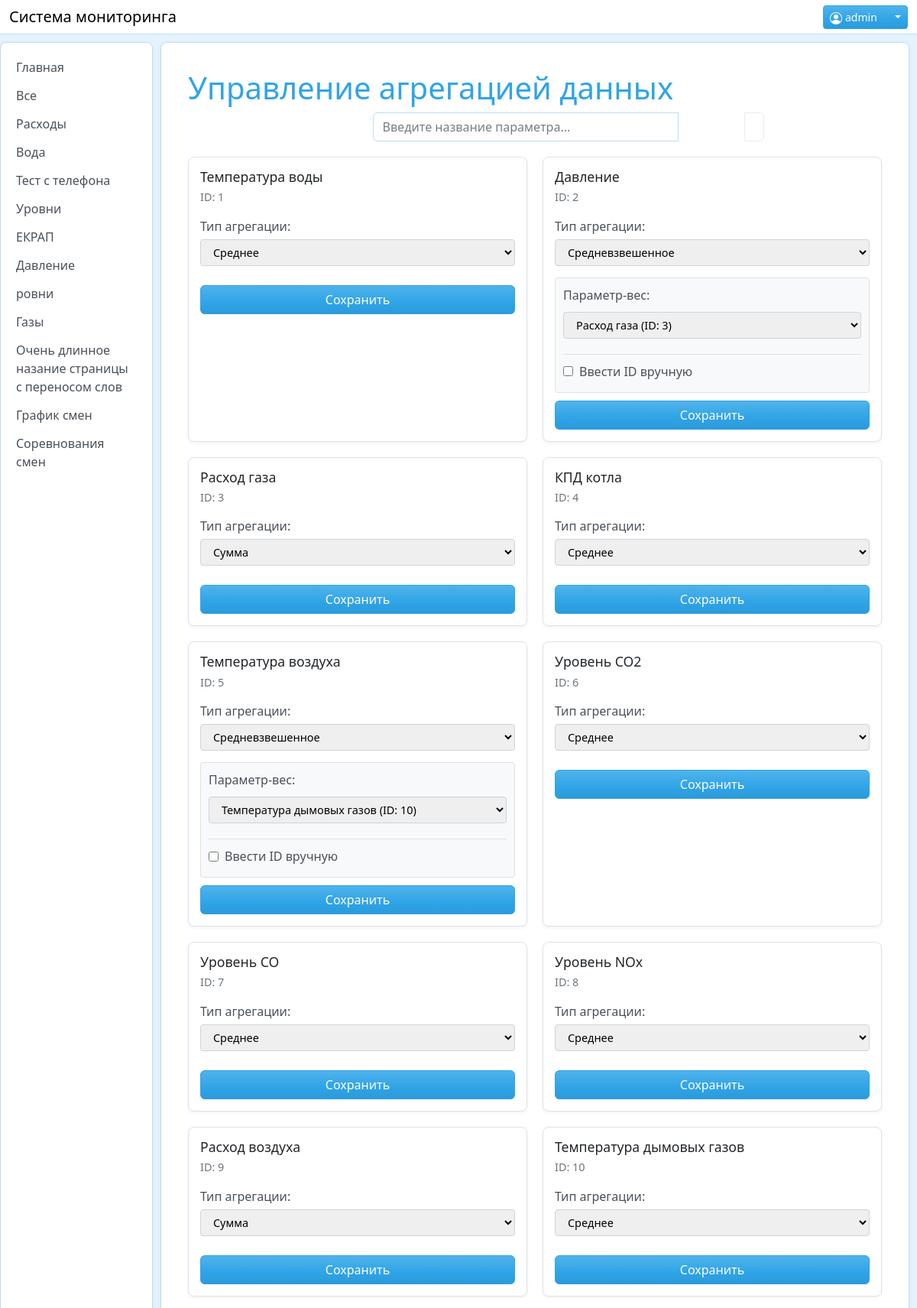
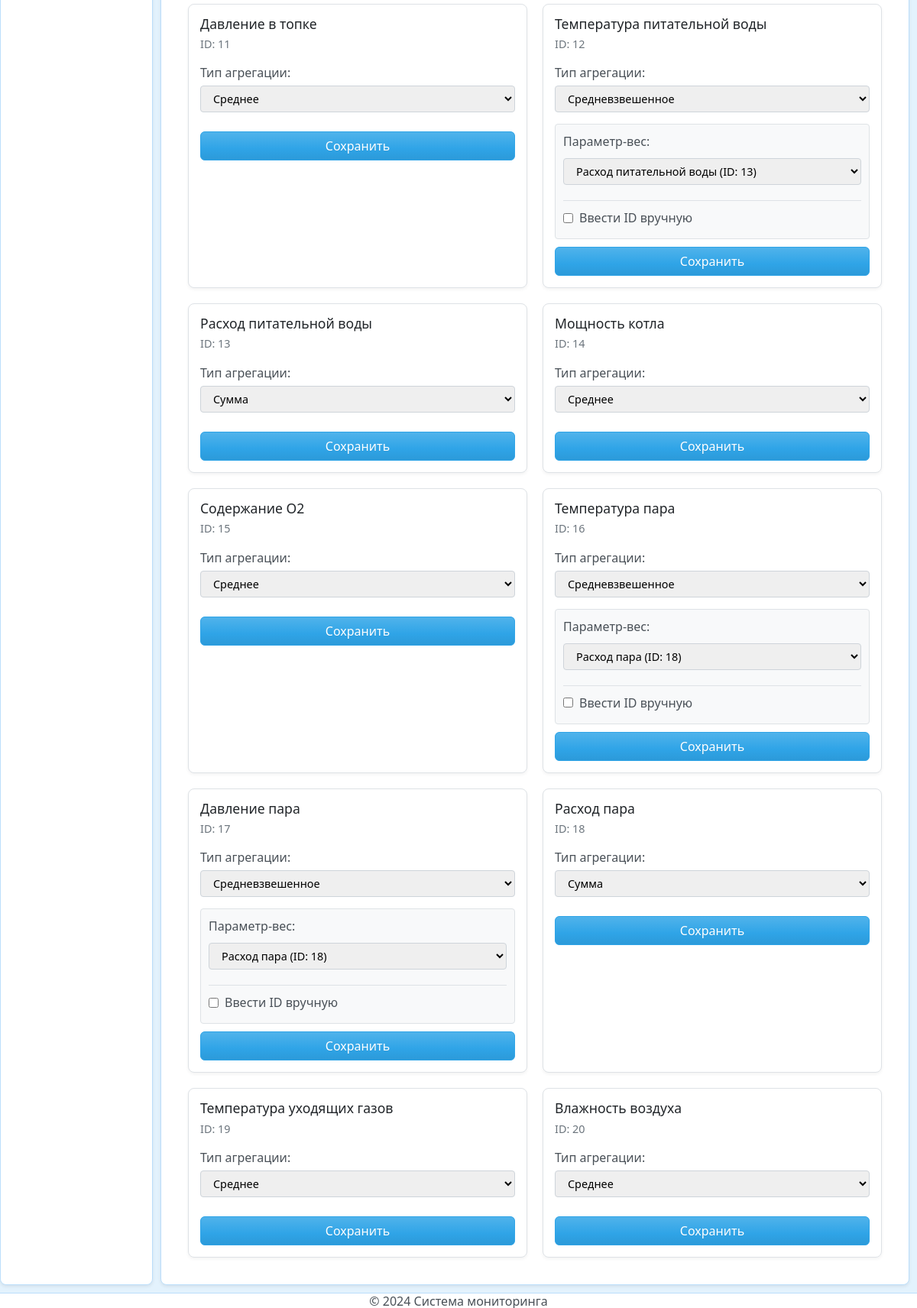
The app's page /manage_aggregation (signed in) with its own data (2 pictures, top to bottom).
### app/models.py (models this page shows, shortened)
class User(db.Model, UserMixin):
    id = db.Column(db.Integer, primary_key=True)
    username = db.Column(db.String(150), unique=True, nullable=False, index=True)
    password_hash = db.Column(db.String(150), nullable=False)
    is_admin = db.Column(db.Boolean, default=False)

class PageSettings(db.Model):
    id = db.Column(db.Integer, primary_key=True)
    page_name = db.Column(db.String(100))
    id_list = db.Column(db.String(500))
    _children = None  # Приватный атрибут для хранения дочерних страниц
    @property
    def children(self):
        if self._children is None:
            hierarchies = PageHierarchy.query.filter_by(parent_id=self.id).order_by(PageHierarchy.order).all()
            self._children = [h.child for h in hierarchies]
        return self._children
    @children.setter
    def children(self, value):
        self._children = value

class Parameters(db.Model):
    CodeId = db.Column(db.Integer, primary_key=True)
    Name = db.Column(db.String(50))
    aggregation_type = db.Column(db.String(20), default='avg')  # 'avg', 'sum', 'min', 'max', 'weighted_avg'
    weight_parameter_id = db.Column(db.Integer, nullable=True)  # ID параметра-веса (расхода)
    values = db.relationship('HourlyValues', backref='parameter', lazy=True)

### app/routes.py (the view, shortened to what this page needs)
@main.route('/manage_aggregation', methods=['GET', 'POST'])
def manage_aggregation():
    parameters = Parameters.query.order_by(Parameters.CodeId).all()
    return render_template('manage_aggregation.html', parameters=parameters)

### app/__init__.py (called while the page is built)
def create_app():
    app = Flask(__name__)
    app.config.from_object(Config)
    csrf = CSRFProtect(app)
    db.init_app(app)
    login_manager.init_app(app)
    bcrypt.init_app(app)
    login_manager.login_view = 'auth.login'
    login_manager.login_message = 'Пожалуйста, войдите для доступа к этой странице.'
    login_manager.login_message_category = 'warning'
    from app.routes import main
    from app.login_route import auth
    from app.chart_route import chart
    from app.shfts import shifts
    app.register_blueprint(main)
    app.register_blueprint(auth)
    app.register_blueprint(chart)
    app.register_blueprint(shifts)
    @login_manager.user_loader
    def load_user(user_id):
        from app.models import User
        return User.query.get(int(user_id))
    from app.admin_views import init_admin
    init_admin(app)
    return app

### app/routes.py (called while the page is built)
@main.context_processor
def utility_processor():
    def get_pages():
        return PageSettings.query.all()
    return dict(pages=get_pages())

def get_page_hierarchy():
    root_pages = db.session.query(PageSettings)\
        .outerjoin(PageHierarchy, PageHierarchy.child_id == PageSettings.id)\
        .filter(PageHierarchy.parent_id == None)\
        .order_by(PageHierarchy.order)\
        .all()
    def get_children(page):
        children = db.session.query(PageSettings)\
            .join(PageHierarchy, PageHierarchy.child_id == PageSettings.id)\
            .filter(PageHierarchy.parent_id == page.id)\
            .order_by(PageHierarchy.order)\
            .all()
        for child in children:
            child.children = get_children(child)
        return children
    for page in root_pages:
        page.children = get_children(page)
    return root_pages

@main.context_processor
def inject_pages():
    return dict(root_pages=get_page_hierarchy())

### app/templates/manage_aggregation.html (shortened to what this page needs)
{% extends "base.html" %}
{% block content %}
<div class="content-container">
    <div class="manage-aggregation-container">
        <h1>Управление агрегацией данных</h1>
        <div class="search-container">
            <div class="input-group">
                <input type="text"
                       class="form-control search-box"
                       id="searchBox"
                       placeholder="Введите название параметра..."
                       oninput="filterAggregationParameters()">
                <button class="btn btn-outline-secondary"
                        type="button"
                        onclick="clearAggregationSearch()">
                </button>
            </div>
        </div>
        <div class="parameters-grid">
            {% for param in parameters %}
            <div class="parameter-card">
                <h3>{{ param.Name }}</h3>
                <p class="parameter-id">ID: {{ param.CodeId }}</p>
                <form onsubmit="updateAggregation(event, {{ param.CodeId }})">
                    <div class="form-group">
                        <label>Тип агрегации:</label>
                        <select name="aggregation_type"
                                class="aggregation-type"
                                onchange="toggleWeightParameter(this, {{ param.CodeId }})">
                            <option value="avg" {% if param.aggregation_type == 'avg' %}selected{% endif %}>Среднее</option>
                            <option value="sum" {% if param.aggregation_type == 'sum' %}selected{% endif %}>Сумма</option>
                            <option value="weighted_avg" {% if param.aggregation_type == 'weighted_avg' %}selected{% endif %}>Средневзвешенное</option>
                        </select>
                    </div>
                    <div id="weight_param_{{ param.CodeId }}"
                        class="weight-parameter"
                        style="display: {% if param.aggregation_type == 'weighted_avg' %}block{% else %}none{% endif %}">
                        <label>Параметр-вес:</label>
                        <select name="weight_parameter_id"
                                id="weight_select_{{ param.CodeId }}"
                                class="weight-select">
                            {% for weight_param in parameters %}
                                {% if weight_param.CodeId != param.CodeId %}
                                    <option value="{{ weight_param.CodeId }}"
                                            {% if param.weight_parameter_id == weight_param.CodeId %}selected{% endif %}>
                                        {{ weight_param.Name }} (ID: {{ weight_param.CodeId }})
                                    </option>
                                {% endif %}
                            {% endfor %}
                        </select>
                        <div class="manual-id-input">
                            <label>
                                <input type="checkbox"
                                    onchange="toggleManualInput(this, {{ param.CodeId }})"
                                    {% if param.weight_parameter_id and param.weight_parameter_id not in parameters|map(attribute='CodeId')|list %}checked{% endif %}>
                                Ввести ID вручную
                            </label>
                        </div>
                    </div>
                    <button type="submit" class="btn btn-primary">Сохранить</button>
                </form>
            </div>
            {% endfor %}
        </div>
    </div>
</div>
{% endblock %}

### app/templates/base.html (shortened to what this page needs)
<!DOCTYPE html>
<html lang="ru">
<head>
    <link rel="stylesheet" href="{{ url_for('static', filename='css/bootstrap.css') }}">
    <link rel="stylesheet" href="{{ url_for('static', filename='css/style.css') }}">
</head>
<body>
    <button class="sidebar-toggle" id="sidebarToggle">
    </button>
    <header class="header">
        <nav class="navbar">
            <div class="container-fluid">
                <a class="navbar-brand" href="{{ url_for('main.index') }}">Система мониторинга</a>
                <div class="ms-auto d-flex align-items-center">
                    {% if current_user.is_authenticated %}
                        <div class="dropdown">
                            <button class="btn btn-primary btn-sm dropdown-toggle" type="button" data-bs-toggle="dropdown">
                                <span class="me-3"> {{ current_user.username }}</span>
                            </button>
                        </div>
                    {% endif %}
                </div>
            </div>
        </nav>
    </header>
    {% set auth_pages = ['auth.login', 'auth.register'] %}
    {% if request.endpoint not in auth_pages %}
    <aside class="sidebar" id="sidebar">
        <ul class="sidebar-menu">
            <li><a href="{{ url_for('main.index') }}"
                  class="{{ 'active' if request.endpoint == 'main.index' }}">Главная</a></li>
            {% if current_user.is_authenticated %}
                {% for page in pages %}
                    <li><a href="{{ url_for('main.dynamic_page', page_id=page.id) }}"
                          class="{{ 'active' if request.endpoint == 'main.dynamic_page' and
                                            request.view_args.page_id|string == page.id|string }}">
                        {{ page.page_name }}</a></li>
                {% endfor %}
                <li><a href="{{ url_for('main.shifts') }}"
                    class="{{ 'active' if request.endpoint == 'main.shifts' }}">График смен</a></li>
                <li><a href="{{ url_for('shifts.sore') }}"
                  class="{{ 'active' if request.endpoint == 'shifts.sore' }}">Соревнования смен</a></li>
            {% endif %}
        </ul>
    </aside>
    {% endif %}
    <div class="main-content {% if request.endpoint in auth_pages %}auth-page{% endif %}">
        <main class="main-container">
            {% set excluded_endpoints = ['main.create_page', 'main.manage_pages', 'main.manage_aggregation', 'auth.login', 'auth.register'] %}
            {% if request.endpoint not in excluded_endpoints %}
                {% from 'date-selector.html' import date_selector %}
            {% endif %}
            {% if current_user.is_authenticated or request.endpoint in auth_pages %}
                {% block content %}{% endblock %}
            {% endif %}
        </main>
    </div>
    <footer class="footer">
        <p class="m-0">&copy; 2024 Система мониторинга</p>
    </footer>
</body>
</html>

### records on screen
User: username "admin"
PageSettings: page_name "Все"
PageSettings: page_name "Расходы"
PageSettings: page_name "Вода"
PageSettings: page_name "Тест с телефона"
PageSettings: page_name "Уровни"
PageSettings: page_name "ЕКРАП"
PageSettings: page_name "Давление"
PageSettings: page_name "ровни"
PageSettings: page_name "Газы"
PageSettings: page_name "Очень длинное назание страницы с переносом слов"
Parameters: Name "Температура воды", CodeId "1", aggregation_type "Среднее"
Parameters: Name "Давление", CodeId "2", aggregation_type "Средневзвешенное", weight_parameter_id "Расход газа (ID: 3)"
Parameters: Name "Расход газа", CodeId "3", aggregation_type "Сумма"
Parameters: Name "КПД котла", CodeId "4", aggregation_type "Среднее"
Parameters: Name "Температура воздуха", CodeId "5", aggregation_type "Средневзвешенное", weight_parameter_id "Температура дымовых газов (ID: 10)"
Parameters: Name "Уровень CO2", CodeId "6", aggregation_type "Среднее"
Parameters: Name "Уровень CO", CodeId "7", aggregation_type "Среднее"
Parameters: Name "Уровень NOx", CodeId "8", aggregation_type "Среднее"
Parameters: Name "Расход воздуха", CodeId "9", aggregation_type "Сумма"
Parameters: Name "Температура дымовых газов", CodeId "10", aggregation_type "Среднее"
Parameters: Name "Давление в топке", CodeId "11", aggregation_type "Среднее"
Parameters: Name "Температура питательной воды", CodeId "12", aggregation_type "Средневзвешенное", weight_parameter_id "Расход питательной воды (ID: 13)"
Parameters: Name "Расход питательной воды", CodeId "13", aggregation_type "Сумма"
Parameters: Name "Мощность котла", CodeId "14", aggregation_type "Среднее"
Parameters: Name "Содержание O2", CodeId "15", aggregation_type "Среднее"
Parameters: Name "Температура пара", CodeId "16", aggregation_type "Средневзвешенное", weight_parameter_id "Расход пара (ID: 18)"
Parameters: Name "Давление пара", CodeId "17", aggregation_type "Средневзвешенное", weight_parameter_id "Расход пара (ID: 18)"
Parameters: Name "Расход пара", CodeId "18", aggregation_type "Сумма"
Parameters: Name "Температура уходящих газов", CodeId "19", aggregation_type "Среднее"
Parameters: Name "Влажность воздуха", CodeId "20", aggregation_type "Среднее"
